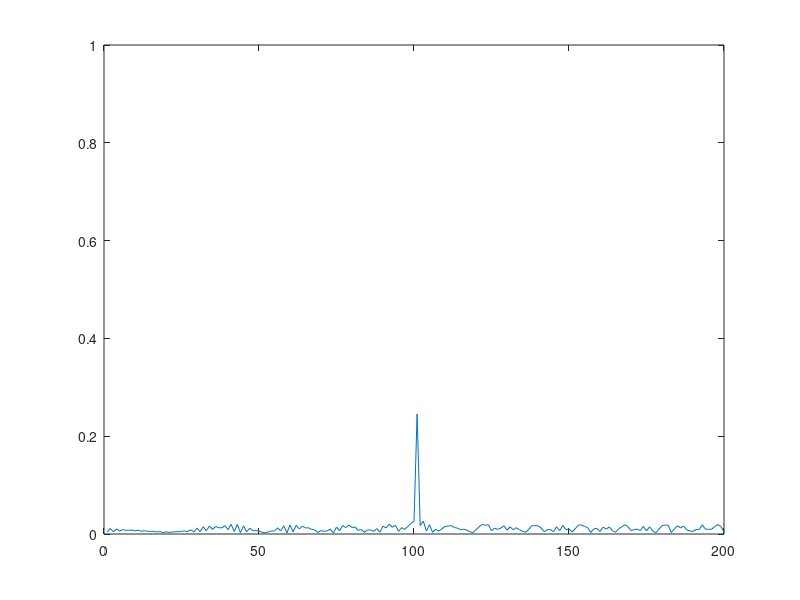
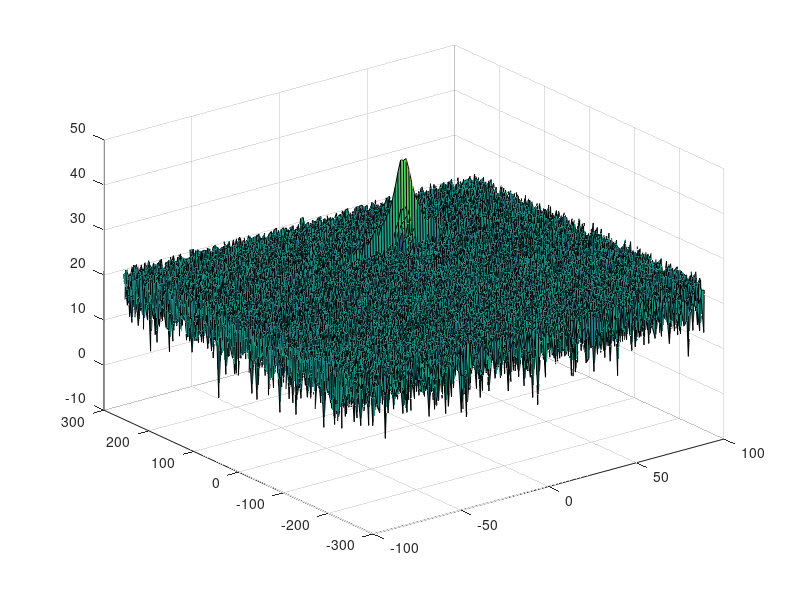

Source code (MATLAB) for these figures, in order: (Note: this script raises an error after producing the figures.)
clear all
clc;

%% Radar Specifications 
%%%%%%%%%%%%%%%%%%%%%%%%%%%
% Frequency of operation = 77GHz
% Max Range = 200m
% Range Resolution = 1 m
% Max Velocity = 100 m/s
%%%%%%%%%%%%%%%%%%%%%%%%%%%

%speed of light = 3e8
%% User Defined Range and Velocity of target
% *%TODO* :
% define the target's initial position and velocity. Note : Velocity
% remains contant

R0 = 100.0 % a value between 0 and 200
V0 = 20.0  % a value between -70 and +70


%% FMCW Waveform Generation

% *%TODO* :
%Design the FMCW waveform by giving the specs of each of its parameters.
% Calculate the Bandwidth (B), Chirp Time (Tchirp) and Slope (slope) of the FMCW
% chirp using the requirements above.

% range resolution
range_res = 1.0;  % m

% maximum range
Rmax = 200.0;    % m

% maximum velocity
Vmax = 100.0;    % m/s

% speed of light
c = 3e8;    % m/s

%Operating carrier frequency of Radar 
fc= 77e9;             %carrier freq

% calculate sweep Bandwidth
Bsweep = c / 2 * range_res

% calculate chirp time
factor = 5.5;   % a factor between 5 and 6
Tchirp = factor * 2 * Rmax / c

% calculate slope
slope = Bsweep / Tchirp
                                               
%The number of chirps in one sequence. Its ideal to have 2^ value for the ease of running the FFT
%for Doppler Estimation. 
Nd=128;                   % #of doppler cells OR #of sent periods % number of chirps

%The number of samples on each chirp. 
Nr=1024;                  %for length of time OR # of range cells

% Timestamp for running the displacement scenario for every sample on each
% chirp
t=linspace(0,Nd*Tchirp,Nr*Nd); %total time for samples


%Creating the vectors for Tx, Rx and Mix based on the total samples input.
Tx=zeros(1,length(t)); %transmitted signal
Rx=zeros(1,length(t)); %received signal
Mix = zeros(1,length(t)); %beat signal

%Similar vectors for range_covered and time delay.
r_t=zeros(1,length(t));
td=zeros(1,length(t));


%% Signal generation and Moving Target simulation
% Running the radar scenario over the time. 

for i=1:length(t)         
    
    
    % *%TODO* :
    %For each time stamp update the Range of the Target for constant velocity. 
    r_t(i) = R0 + V0 * t(i);
    td(i) = 2* r_t(i) / c;
    
    % *%TODO* :
    %For each time sample we need update the transmitted and
    %received signal. 
    Tx(i) = cos(2*pi*(fc*t(i) + slope*(t(i)^2)/2));
    Rx (i)  =cos(2*pi*(fc*(t(i) - td(i)) + slope*((t(i) - td(i))^2)/2));
    
    % *%TODO* :
    %Now by mixing the Transmit and Receive generate the beat signal
    %This is done by element wise matrix multiplication of Transmit and
    %Receiver Signal
    Mix(i) = Tx(i) .* Rx (i);
    
end

%% RANGE MEASUREMENT


 % *%TODO* :
%reshape the vector into Nr*Nd array. Nr and Nd here would also define the size of
%Range and Doppler FFT respectively.
Mix = reshape(Mix,[Nr, Nd]);

 % *%TODO* :
%run the FFT on the beat signal along the range bins dimension (Nr) and
%normalize.
y_fft = fft(Mix,Nr);
y_ft_norm = y_fft ./ Nr;

 % *%TODO* :
% Take the absolute value of FFT output
y_ft_norm = abs(y_ft_norm);

 % *%TODO* :
% Output of FFT is double sided signal, but we are interested in only one side of the spectrum.
% Hence we throw out half of the samples.
y_fft_final = y_ft_norm(1:Nr/2);


%plotting the range
figure ('Name','Range from First FFT')
subplot(1,1,1)

% *%TODO* :
% plot FFT output
plot(y_fft_final)
axis ([0 200 0 1]);



%% RANGE DOPPLER RESPONSE
% The 2D FFT implementation is already provided here. This will run a 2DFFT
% on the mixed signal (beat signal) output and generate a range doppler
% map.You will implement CFAR on the generated RDM


% Range Doppler Map Generation.

% The output of the 2D FFT is an image that has reponse in the range and
% doppler FFT bins. So, it is important to convert the axis from bin sizes
% to range and doppler based on their Max values.

Mix=reshape(Mix,[Nr,Nd]);

% 2D FFT using the FFT size for both dimensions.
sig_fft2 = fft2(Mix,Nr,Nd);

% Taking just one side of signal from Range dimension.
sig_fft2 = sig_fft2(1:Nr/2,1:Nd);
sig_fft2 = fftshift (sig_fft2);
RDM = abs(sig_fft2);
RDM = 10*log10(RDM) ;

%use the surf function to plot the output of 2DFFT and to show axis in both
%dimensions
doppler_axis = linspace(-100,100,Nd);
range_axis = linspace(-200,200,Nr/2)*((Nr/2)/400);
figure,surf(doppler_axis,range_axis,RDM);

%% CFAR implementation

%Slide Window through the complete Range Doppler Map

% *%TODO* :
%Select the number of Training Cells in both the dimensions.
Tr = 10;
Td = 10;

% *%TODO* :
%Select the number of Guard Cells in both dimensions around the Cell under 
%test (CUT) for accurate estimation
Gr = 4;
Gd = 4;

% *%TODO* :
% offset the threshold by SNR value in dB
offset = 1.5;

% *%TODO* :
%Create a vector to store noise_level for each iteration on training cells
% noise_level = zeros(1,1);


% *%TODO* :
%design a loop such that it slides the CUT across range doppler map by
%giving margins at the edges for Training and Guard Cells.
%For every iteration sum the signal level within all the training
%cells. To sum convert the value from logarithmic to linear using db2pow
%function. Average the summed values for all of the training
%cells used. After averaging convert it back to logarithimic using pow2db.
%Further add the offset to it to determine the threshold. Next, compare the
%signal under CUT with this threshold. If the CUT level > threshold assign
%it a value of 1, else equate it to 0.


   % Use RDM[x,y] as the matrix from the output of 2D FFT for implementing
   % CFAR

% *%TODO* :
% The process above will generate a thresholded block, which is smaller 
%than the Range Doppler Map as the CUT cannot be located at the edges of
%matrix. Hence,few cells will not be thresholded. To keep the map size same
% set those values to 0. 

TGr = Tr + Gr;
TGd = Td + Gd;

result = zeros(size(RDM,1), size(RDM,2));

for i = TGr + 1 : size(RDM,1) - (TGr)
    for j = TGd + 1 : size(RDM,2) - (TGd)
        
        A = RDM((i-TGr):(i+TGr), (j-TGd):(j+TGd));
        A = db2pow(A);
        
        A((Tr+1):(Tr + 2*Gr +1), (Td+1):(Td + 2*Gd +1)) = 0.0;
        
        Asum = sum(A,'all');
        noise_level = Asum / (size(A,1)*size(A,2) - (2*Gr+1)*(2*Gd+1));
        noise_level = pow2db(noise_level) + factor;
        
        if RDM(i,j) > noise_level
            result(i,j) = 1;
        end
    end
end




% *%TODO* :
%display the CFAR output using the Surf function like we did for Range
%Doppler Response output.
figure('Name','CA-CFAR Filtered RDM'),
surf(doppler_axis,range_axis,result);
colorbar;


 
 